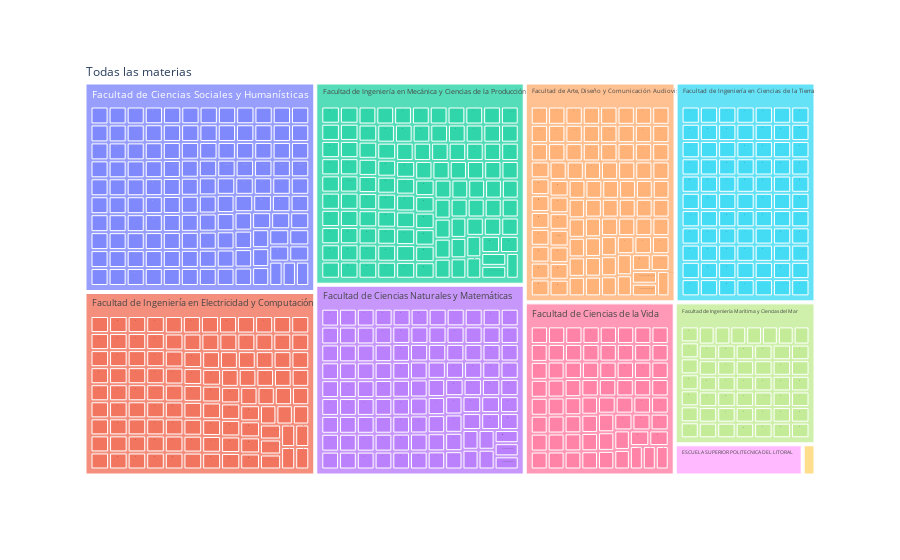

This figure's notebook cell:
### Markdown cell above
Idea donde este todas.

### Code cell
import plotly.express as px
fig = px.treemap(df_materias, path=[px.Constant("Todas las materias"), 'UNIDAD', 'NOMBRE', 'CLASIFICACION'],height=,
                color_discrete_map={'PAE':'darkblue'})
fig.show()

### Figure 1 — Plotly figure (JSON) as saved in the notebook; plotly's stock layout.template omitted (floating-point values rounded to 4 significant figures; data arrays with more than 128 entries replaced by an {"elided": "..."} marker saying what was removed)
{"data": [{"branchvalues": "total", "domain": {"x": [0, 1], "y": [0, 1]}, "hovertemplate": "labels=%{label}<br>count=%{value}<br>parent=%{parent}<br>id=%{id}<extra></extra>", "ids": {"elided": "1449 str values"}, "labels": {"elided": "1449 str values"}, "name": "", "parents": {"elided": "1449 str values"}, "type": "treemap", "values": {"elided": "1449 int values"}}], "layout": {"legend": {"tracegroupgap": 0}, "margin": {"t": 60}}}
